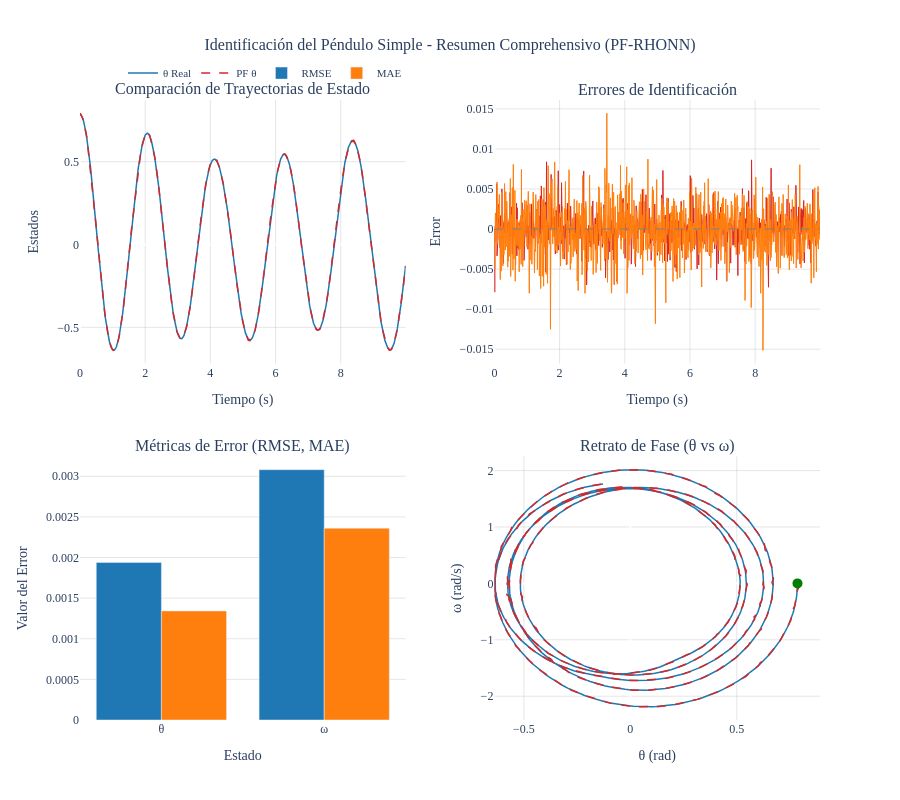

The cell this chart's notebook holds for it:
### Markdown cell above
## 📋 Notebook Summary

### System Configuration
- **System**: Simple Pendulum with damping and external torque
- **States**: 2 states [θ (angle), ω (angular velocity)]
- **Control**: Single torque input τ
- **Discretization**: RK4 (4th order Runge-Kutta)

### Identification Method
- **Algorithm**: PF-RHONN (Particle Filter + Recurrent High Order Neural Network)
- **Particles**: 1000 particles per neuron
- **Features**: Neuron-specific (5 for θ, 6 for ω)
- **Configuration**: Series (PF uses measurements as input)

### RHONN Architecture
**Neuron 0 (θ)**: 5 features
- Sigmoid of ω, ω², θ, θ·ω, bias

**Neuron 1 (ω)**: 6 features
- Sigmoid of θ, ω, ω², τ, θ·ω, bias

### Visualizations Generated
1. **State Trajectories**: Comparison of true vs identified states
2. **Identification Errors**: Time-series error analysis
3. **Error Metrics**: RMSE, MAE, NRMSE comparison by state
4. **Phase Portrait**: θ vs ω trajectory in phase space
5. **Control Input**: External torque and detailed trajectory views
6. **Comprehensive Summary**: 4-panel overview of all key results

### Key Features
- Non-Gaussian noise modeling (Student's t-distribution)
- NaN prevention strategies
- Systematic resampling with regularization
- Log-likelihood computation for numerical stability
- Comprehensive error metrics (RMSE, MAE, NRMSE, R²)

---

**Ready for execution!** Run cells in order from top to bottom.

### Code cell
# ============================================================
# FINAL COMPREHENSIVE SUMMARY VISUALIZATION
# ============================================================

fig = make_subplots(
    rows=2, cols=2,
    subplot_titles=(
        'Comparación de Trayectorias de Estado',
        'Errores de Identificación', 
        'Métricas de Error (RMSE, MAE)',
        'Retrato de Fase (θ vs ω)'
    ),
    specs=[[{"secondary_y": False}, {"secondary_y": False}],
           [{"type": "bar"}, {"secondary_y": False}]],
    vertical_spacing=0.15,
    horizontal_spacing=0.12
)

# 1. State trajectories (both states on same plot)
fig.add_trace(go.Scatter(
    x=t, y=x_true[:, 0], mode='lines', name='θ Real',
    line=dict(color='#1f77b4', width=1.5)
), row=1, col=1)
fig.add_trace(go.Scatter(
    x=t, y=x_est_pf[:, 0], mode='lines', name='PF θ',
    line=dict(color='#d62728', width=1.5, dash='dash')
), row=1, col=1)

# 2. Identification errors
errors_pf = x_true - x_est_pf
fig.add_trace(go.Scatter(
    x=t, y=errors_pf[:, 0], mode='lines', name='Error θ',
    line=dict(color='#d62728', width=1),
    fill='tozeroy', fillcolor='rgba(214, 39, 40, 0.2)',
    showlegend=False
), row=1, col=2)
fig.add_trace(go.Scatter(
    x=t, y=errors_pf[:, 1], mode='lines', name='Error ω',
    line=dict(color='#ff7f0e', width=1),
    fill='tozeroy', fillcolor='rgba(255, 127, 14, 0.2)',
    showlegend=False
), row=1, col=2)

# 3. Error metrics bar chart
states_short = ['θ', 'ω']
fig.add_trace(go.Bar(
    name='RMSE', x=states_short, 
    y=[metrics_pf['RMSE'][0], metrics_pf['RMSE'][1]],
    marker_color='#1f77b4',
    showlegend=True
), row=2, col=1)
fig.add_trace(go.Bar(
    name='MAE', x=states_short,
    y=[metrics_pf['MAE'][0], metrics_pf['MAE'][1]],
    marker_color='#ff7f0e',
    showlegend=True
), row=2, col=1)

# 4. Phase portrait
fig.add_trace(go.Scatter(
    x=x_true[:, 0], y=x_true[:, 1], mode='lines',
    name='Real', line=dict(color='#1f77b4', width=1.5),
    showlegend=False
), row=2, col=2)
fig.add_trace(go.Scatter(
    x=x_est_pf[:, 0], y=x_est_pf[:, 1], mode='lines',
    name='PF', line=dict(color='#d62728', width=1.5, dash='dash'),
    showlegend=False
), row=2, col=2)

# Start and end markers
fig.add_trace(go.Scatter(
    x=[x_true[0, 0]], y=[x_true[0, 1]], mode='markers',
    marker=dict(color='green', size=10, symbol='circle'),
    name='Inicio', showlegend=False
), row=2, col=2)

# Update axes
fig.update_xaxes(title_text="Tiempo (s)", row=1, col=1, gridcolor='rgba(128,128,128,0.2)', showgrid=True)
fig.update_xaxes(title_text="Tiempo (s)", row=1, col=2, gridcolor='rgba(128,128,128,0.2)', showgrid=True)
fig.update_xaxes(title_text="Estado", row=2, col=1)
fig.update_xaxes(title_text="θ (rad)", row=2, col=2, gridcolor='rgba(128,128,128,0.2)', showgrid=True)

fig.update_yaxes(title_text="Estados", row=1, col=1, gridcolor='rgba(128,128,128,0.2)', showgrid=True)
fig.update_yaxes(title_text="Error", row=1, col=2, gridcolor='rgba(128,128,128,0.2)', showgrid=True)
fig.update_yaxes(title_text="Valor del Error", row=2, col=1, gridcolor='rgba(128,128,128,0.2)', showgrid=True)
fig.update_yaxes(title_text="ω (rad/s)", row=2, col=2, gridcolor='rgba(128,128,128,0.2)', showgrid=True)

# Add zero lines to error plot
fig.add_hline(y=0, line_dash="dash", line_color="gray", opacity=0.5, row=1, col=2)

fig.update_layout(
    height=800,
    title=dict(
        text='Identificación del Péndulo Simple - Resumen Comprehensivo (PF-RHONN)',
        x=0.5,
        xanchor='center',
        font=dict(size=16, family='Computer Modern')
    ),
    font=dict(size=12, family='Computer Modern'),
    plot_bgcolor='white',
    paper_bgcolor='white',
    legend=dict(
        orientation='h',
        yanchor='bottom',
        y=1.02,
        xanchor='center',
        x=0.25,
        font=dict(size=11)
    ),
    barmode='group',
    showlegend=True
)

fig.show()

print("\n" + "="*70)
print("📊 COMPREHENSIVE SUMMARY COMPLETE")
print("="*70)
print(f"\n✅ All visualizations generated successfully!")
print(f"\n🎯 Final Results:")
print(f"  • RMSE Total: {metrics_pf['RMSE_total']:.6f}")
print(f"  • MAE Total:  {metrics_pf['MAE_total']:.6f}")
print(f"  • NRMSE Total: {metrics_pf['NRMSE_total']:.4f}")
print(f"  • R² Score: {metrics_pf['R2_total']:.4f} ({metrics_pf['R2_total']*100:.2f}%)")
print(f"  • Mean training time: {pf_mean_time*1000:.2f} ms per iteration")
print(f"\n💡 Identification Quality: {'🌟 Excellent' if metrics_pf['R2_total'] > 0.95 else '✓ Good' if metrics_pf['R2_total'] > 0.85 else 'Acceptable'}")
print("\n" + "="*70)

### Figure 1 — Plotly figure (JSON) as saved in the notebook; plotly's stock layout.template omitted (floating-point values rounded to 4 significant figures; data arrays with more than 128 entries replaced by an {"elided": "..."} marker saying what was removed)
{"data": [{"line": {"color": "#1f77b4", "width": 1.5}, "mode": "lines", "name": "θ Real", "type": "scatter", "x": {"elided": "1000 float values"}, "xaxis": "x", "y": {"elided": "1000 float values"}, "yaxis": "y"}, {"line": {"color": "#d62728", "dash": "dash", "width": 1.5}, "mode": "lines", "name": "PF θ", "type": "scatter", "x": {"elided": "1000 float values"}, "xaxis": "x", "y": {"elided": "1000 float values"}, "yaxis": "y"}, {"fill": "tozeroy", "fillcolor": "rgba(214, 39, 40, 0.2)", "line": {"color": "#d62728", "width": 1}, "mode": "lines", "name": "Error θ", "showlegend": false, "type": "scatter", "x": {"elided": "1000 float values"}, "xaxis": "x2", "y": {"elided": "1000 float values"}, "yaxis": "y2"}, {"fill": "tozeroy", "fillcolor": "rgba(255, 127, 14, 0.2)", "line": {"color": "#ff7f0e", "width": 1}, "mode": "lines", "name": "Error ω", "showlegend": false, "type": "scatter", "x": {"elided": "1000 float values"}, "xaxis": "x2", "y": {"elided": "1000 float values"}, "yaxis": "y2"}, {"marker": {"color": "#1f77b4"}, "name": "RMSE", "showlegend": true, "type": "bar", "x": ["θ", "ω"], "xaxis": "x3", "y": [0.001938, 0.003081], "yaxis": "y3"}, {"marker": {"color": "#ff7f0e"}, "name": "MAE", "showlegend": true, "type": "bar", "x": ["θ", "ω"], "xaxis": "x3", "y": [0.001343, 0.002361], "yaxis": "y3"}, {"line": {"color": "#1f77b4", "width": 1.5}, "mode": "lines", "name": "Real", "showlegend": false, "type": "scatter", "x": {"elided": "1000 float values"}, "xaxis": "x4", "y": {"elided": "1000 float values"}, "yaxis": "y4"}, {"line": {"color": "#d62728", "dash": "dash", "width": 1.5}, "mode": "lines", "name": "PF", "showlegend": false, "type": "scatter", "x": {"elided": "1000 float values"}, "xaxis": "x4", "y": {"elided": "1000 float values"}, "yaxis": "y4"}, {"marker": {"color": "green", "size": 10, "symbol": "circle"}, "mode": "markers", "name": "Inicio", "showlegend": false, "type": "scatter", "x": [0.7854], "xaxis": "x4", "y": [0], "yaxis": "y4"}], "layout": {"annotations": [{"font": {"size": 16}, "showarrow": false, "text": "Comparación de Trayectorias de Estado", "x": 0.22, "xanchor": "center", "xref": "paper", "y": 1, "yanchor": "bottom", "yref": "paper"}, {"font": {"size": 16}, "showarrow": false, "text": "Errores de Identificación", "x": 0.78, "xanchor": "center", "xref": "paper", "y": 1, "yanchor": "bottom", "yref": "paper"}, {"font": {"size": 16}, "showarrow": false, "text": "Métricas de Error (RMSE, MAE)", "x": 0.22, "xanchor": "center", "xref": "paper", "y": 0.425, "yanchor": "bottom", "yref": "paper"}, {"font": {"size": 16}, "showarrow": false, "text": "Retrato de Fase (θ vs ω)", "x": 0.78, "xanchor": "center", "xref": "paper", "y": 0.425, "yanchor": "bottom", "yref": "paper"}], "barmode": "group", "font": {"family": "Computer Modern", "size": 12}, "height": 800, "legend": {"font": {"size": 11}, "orientation": "h", "x": 0.25, "xanchor": "center", "y": 1.02, "yanchor": "bottom"}, "paper_bgcolor": "white", "plot_bgcolor": "white", "shapes": [{"line": {"color": "gray", "dash": "dash"}, "opacity": 0.5, "type": "line", "x0": 0, "x1": 1, "xref": "x2 domain", "y0": 0, "y1": 0, "yref": "y2"}], "showlegend": true, "title": {"font": {"family": "Computer Modern", "size": 16}, "text": "Identificación del Péndulo Simple - Resumen Comprehensivo (PF-RHONN)", "x": 0.5, "xanchor": "center"}, "xaxis": {"anchor": "y", "domain": [0, 0.44], "gridcolor": "rgba(128,128,128,0.2)", "showgrid": true, "title": {"text": "Tiempo (s)"}}, "xaxis2": {"anchor": "y2", "domain": [0.56, 1], "gridcolor": "rgba(128,128,128,0.2)", "showgrid": true, "title": {"text": "Tiempo (s)"}}, "xaxis3": {"anchor": "y3", "domain": [0, 0.44], "title": {"text": "Estado"}}, "xaxis4": {"anchor": "y4", "domain": [0.56, 1], "gridcolor": "rgba(128,128,128,0.2)", "showgrid": true, "title": {"text": "θ (rad)"}}, "yaxis": {"anchor": "x", "domain": [0.575, 1], "gridcolor": "rgba(128,128,128,0.2)", "showgrid": true, "title": {"text": "Estados"}}, "yaxis2": {"anchor": "x2", "domain": [0.575, 1], "gridcolor": "rgba(128,128,128,0.2)", "showgrid": true, "title": {"text": "Error"}}, "yaxis3": {"anchor": "x3", "domain": [0, 0.425], "gridcolor": "rgba(128,128,128,0.2)", "showgrid": true, "title": {"text": "Valor del Error"}}, "yaxis4": {"anchor": "x4", "domain": [0, 0.425], "gridcolor": "rgba(128,128,128,0.2)", "showgrid": true, "title": {"text": "ω (rad/s)"}}}}
